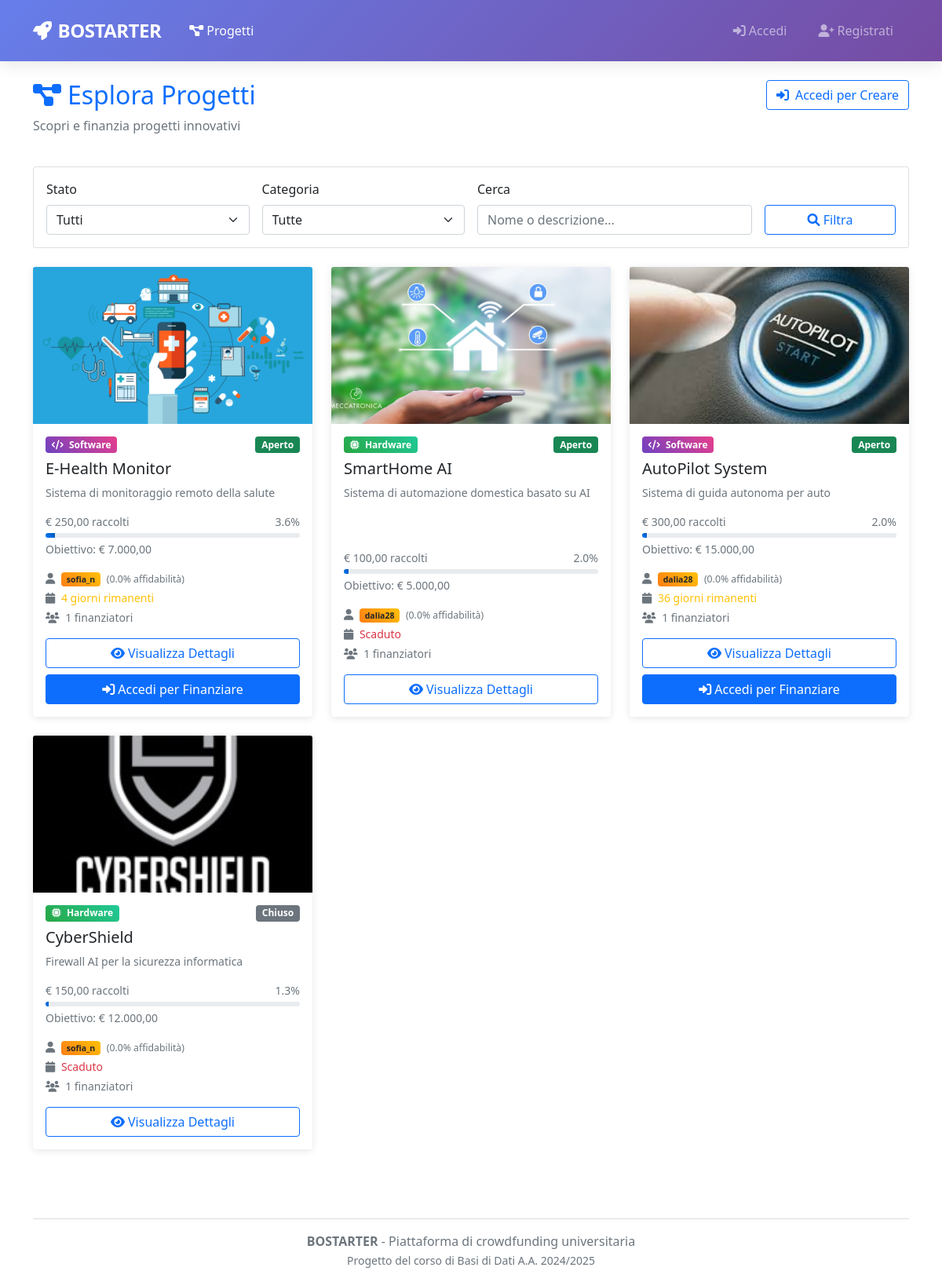
The page /public/projects.php on the database its author committed.
### tables this page shows
CREATE TABLE PROGETTO(
    Nome                VARCHAR(100) PRIMARY KEY,
    Descrizione         TEXT NOT NULL,
    Data_Inserimento    DATE NOT NULL,
    Stato               ENUM('aperto', 'chiuso')NOT NULL DEFAULT 'aperto',
    Budget              DECIMAL(10,2) NOT NULL,
    Data_Limite         DATE NOT NULL,
    Tipo                ENUM('Hardware', 'Software') NOT NULL,
    Email_Creatore      VARCHAR(100) NOT NULL,
    FOREIGN KEY (Email_Creatore) REFERENCES CREATORE(Email) ON DELETE CASCADE
);

CREATE TABLE UTENTE(
    Email               VARCHAR(100) PRIMARY KEY,
    Nickname            VARCHAR(50) UNIQUE NOT NULL,
    Password            VARCHAR(255) NOT NULL,
    Nome                VARCHAR(50) NOT NULL,
    Cognome             VARCHAR(50) NOT NULL,
    Anno_Di_Nascita     DATE NOT NULL,
    Luogo_Di_Nascita    VARCHAR(100) NOT NULL
);

CREATE TABLE CREATORE (
    Email           VARCHAR(100) PRIMARY KEY,
    Nr_Progetti     INT DEFAULT 0,
    Affidabilita    FLOAT DEFAULT 0,
    FOREIGN KEY (Email) REFERENCES UTENTE(Email) ON DELETE CASCADE
);

### public/projects.php (the view, shortened to what the rows shown need)
<?php
require_once '../config/database.php';
$searchQuery = $_GET['q'] ?? '';
$statusFilter = $_GET['status'] ?? 'all';
$categoryFilter = $_GET['category'] ?? 'all';
$whereClause = "WHERE 1=1";
$params = [];
$sql = "
    SELECT
        p.Nome,
        p.Descrizione,
        p.Data_Inserimento,
        p.Stato,
        p.Budget,
        p.Data_Limite,
        p.Tipo AS Categoria,
        u.Nickname AS Creatore,
        c.Affidabilita,
        COALESCE(SUM(f.Importo), 0) AS Totale_Finanziato,
        COUNT(DISTINCT f.ID) AS Num_Finanziatori,
        foto.percorso AS Foto,
        DATEDIFF(p.Data_Limite, CURDATE()) AS Giorni_Rimanenti
    FROM PROGETTO p
    JOIN CREATORE c ON p.Email_Creatore = c.Email
    JOIN UTENTE u ON c.Email = u.Email
    LEFT JOIN FINANZIAMENTO f ON p.Nome = f.Nome_Progetto
    LEFT JOIN FOTO foto ON p.Nome = foto.Nome_Progetto
    $whereClause
    GROUP BY p.Nome, p.Descrizione, p.Data_Inserimento, p.Stato, p.Budget, p.Data_Limite, p.Tipo, u.Nickname, c.Affidabilita, foto.percorso
    ORDER BY p.Data_Inserimento DESC
";
$db = Database::getInstance();
$progetti = $db->fetchAll($sql, $params);
$isLoggedIn = SessionManager::isLoggedIn();
$isCreator = SessionManager::isCreator();
?>
<!DOCTYPE html>
<html lang="it">
<head>
    <link href="https://cdn.jsdelivr.net/npm/bootstrap@5.1.3/dist/css/bootstrap.min.css" rel="stylesheet">
    <link href="https://cdnjs.cloudflare.com/ajax/libs/font-awesome/6.0.0/css/all.min.css" rel="stylesheet">
</head>
<body>
<div class="container mt-4">
    <div class="row mb-4">
        <div class="col-md-8">
            <h1 class="h2 text-primary">
                <i class="fas fa-project-diagram me-2"></i>Esplora Progetti
            </h1>
        </div>
    </div>
    <div class="row">
        <?php if (empty($progetti)): ?>
            <div class="col-12">
                <div class="text-center py-5">
                    <i class="fas fa-search fa-3x text-muted mb-3"></i>
                    <h4 class="text-muted">Nessun progetto trovato</h4>
                    <p class="text-muted">
                        <?php if (!empty($searchQuery) || $statusFilter !== 'all' || $categoryFilter !== 'all'): ?>
                            Prova a modificare i filtri di ricerca
                        <?php else: ?>
                            Non ci sono ancora progetti nella piattaforma
                        <?php endif; ?>
                    </p>
                    <?php if ($isLoggedIn && $isCreator): ?>
                        <a href="dashboard/creator_dashboard.php" class="btn btn-primary">
                            <i class="fas fa-plus me-2"></i>Crea il Primo Progetto
                        </a>
                    <?php endif; ?>
                </div>
            </div>
        <?php else: ?>
            <?php foreach ($progetti as $progetto): ?>
                <?php
                $percentualeCompletamento = $progetto['Budget'] > 0
                    ? min(100, ($progetto['Totale_Finanziato'] / $progetto['Budget']) * 100)
                    : 0;
                $giorniRimanenti = $progetto['Giorni_Rimanenti'];
                $statoClasse = $progetto['Stato'] === 'aperto' ? 'success' : 'secondary';
                ?>
                <div class="col-lg-4 col-md-6 mb-4">
                    <div class="card project-card h-100">
                        <?php
                            $fotoDb = $progetto['Foto'] ?? '';
                            if ($fotoDb !== '') {
                                $src = (strpos($fotoDb, 'img/') === 0)
                                    ? "/Bostarter/{$fotoDb}"
                                    : "/Bostarter/img/{$fotoDb}";
                            } else {
                                $src = null;
                            }
                            ?>
                            <?php if ($src): ?>
                                <img src="<?= htmlspecialchars($src) ?>"
                                    class="card-img-top"
                                    style="height:200px; object-fit:cover;"
                                    alt="<?= htmlspecialchars($progetto['Nome']) ?>">
                            <?php endif; ?>
                        <div class="card-body d-flex flex-column">
                            <div class="d-flex justify-content-between align-items-start mb-2">
                                <span class="badge <?= $progetto['Categoria'] === 'Hardware' ? 'badge-hardware' : 'badge-software' ?> text-white">
                                    <i class="fas fa-<?= $progetto['Categoria'] === 'Hardware' ? 'microchip' : 'code' ?> me-1"></i>
                                    <?= htmlspecialchars($progetto['Categoria']) ?>
                                </span>
                                <span class="badge bg-<?= $statoClasse ?>"><?= ucfirst($progetto['Stato']) ?></span>
                            </div>
                            <h5 class="card-title"><?= htmlspecialchars($progetto['Nome']) ?></h5>
                            <p class="card-text text-muted small flex-grow-1">
                                <?= htmlspecialchars(substr($progetto['Descrizione'], 0, 100)) ?>
                            </p>
                            <div class="mb-3">
                                <div class="d-flex justify-content-between small text-muted mb-1">
                                    <span><?= Utils::formatCurrency($progetto['Totale_Finanziato']) ?> raccolti</span>
                                    <span><?= number_format($percentualeCompletamento, 1) ?>%</span>
                                </div>
                                <div class="progress" style="height: 6px;">
                                    <div class="progress-bar progress-bar-custom"
                                         style="width: <?= $percentualeCompletamento ?>%"></div>
                                </div>
                                <div class="small text-muted mt-1">
                                    Obiettivo: <?= Utils::formatCurrency($progetto['Budget']) ?>
                                </div>
                            </div>
                            <div class="row small text-muted mb-3">
                                <div class="col-12 mb-1">
                                    <i class="fas fa-user me-1"></i>
                                    <span class="creator-badge badge text-dark">
                                        <?= htmlspecialchars($progetto['Creatore']) ?>
                                    </span>
                                    <small class="ms-1">
                                        (<?= number_format($progetto['Affidabilita'] * 100, 1) ?>% affidabilità)
                                    </small>
                                </div>
                                <div class="col-12 mb-1">
                                    <i class="fas fa-calendar me-1"></i>
                                    <?php if ($giorniRimanenti > 0): ?>
                                        <span class="text-warning"><?= $giorniRimanenti ?> giorni rimanenti</span>
                                    <?php else: ?>
                                        <span class="text-danger">Scaduto</span>
                                    <?php endif; ?>
                                </div>
                                <div class="col-12">
                                    <i class="fas fa-users me-1"></i>
                                    <?= $progetto['Num_Finanziatori'] ?> finanziatori
                                </div>
                            </div>
                            <div class="mt-auto">
                                <div class="d-grid gap-2">
                                    <a href="project_detail.php?name=<?= urlencode($progetto['Nome']) ?>"
                                       class="btn btn-outline-primary">
                                        <i class="fas fa-eye me-1"></i>Visualizza Dettagli
                                    </a>
                                    <?php if ($progetto['Stato'] === 'aperto' && $giorniRimanenti > 0): ?>
                                        <?php if ($isLoggedIn): ?>
                                            <a href="project_detail.php?name=<?= urlencode($progetto['Nome']) ?>"
                                               class="btn btn-primary">
                                                <i class="fas fa-heart me-1"></i>Finanzia Progetto
                                            </a>
                                        <?php else: ?>
                                            <a href="../index.html" class="btn btn-primary">
                                                <i class="fas fa-sign-in-alt me-1"></i>Accedi per Finanziare
                                            </a>
                                        <?php endif; ?>
                                    <?php endif; ?>
                                </div>
                            </div>
                        </div>
                    </div>
                </div>
            <?php endforeach; ?>
        <?php endif; ?>
    </div>
</div>
</body>
</html>

### rows shown on the page
progetto: shows a picture, Tipo "Software", Stato "Aperto", Nome "E-Health Monitor", Descrizione "Sistema di monitoraggio remoto della salute", Totale_Finanziato "€ 250,00", percentualeCompletamento "3.6", $percentualeCompletamento 3.5714285714286 (drawn), Budget "€ 7.000,00", utente.Nickname "sofia_n", $progetto['Affidabilita']*100 "0.0", giorniRimanenti "4", Num_Finanziatori "1", shows "Accedi per Finanziare"
progetto: shows a picture, Tipo "Hardware", Stato "Aperto", Nome "SmartHome AI", Descrizione "Sistema di automazione domestica basato su AI", Totale_Finanziato "€ 100,00", percentualeCompletamento "2.0", $percentualeCompletamento 2 (drawn), Budget "€ 5.000,00", utente.Nickname "dalia28", $progetto['Affidabilita']*100 "0.0", shows "Scaduto", Num_Finanziatori "1"
progetto: shows a picture, Tipo "Software", Stato "Aperto", Nome "AutoPilot System", Descrizione "Sistema di guida autonoma per auto", Totale_Finanziato "€ 300,00", percentualeCompletamento "2.0", $percentualeCompletamento 2 (drawn), Budget "€ 15.000,00", utente.Nickname "dalia28", $progetto['Affidabilita']*100 "0.0", giorniRimanenti "36", Num_Finanziatori "1", shows "Accedi per Finanziare"
progetto: shows a picture, Tipo "Hardware", Stato "Chiuso", Nome "CyberShield", Descrizione "Firewall AI per la sicurezza informatica", Totale_Finanziato "€ 150,00", percentualeCompletamento "1.3", $percentualeCompletamento 1.25 (drawn), Budget "€ 12.000,00", utente.Nickname "sofia_n", $progetto['Affidabilita']*100 "0.0", shows "Scaduto", Num_Finanziatori "1"
